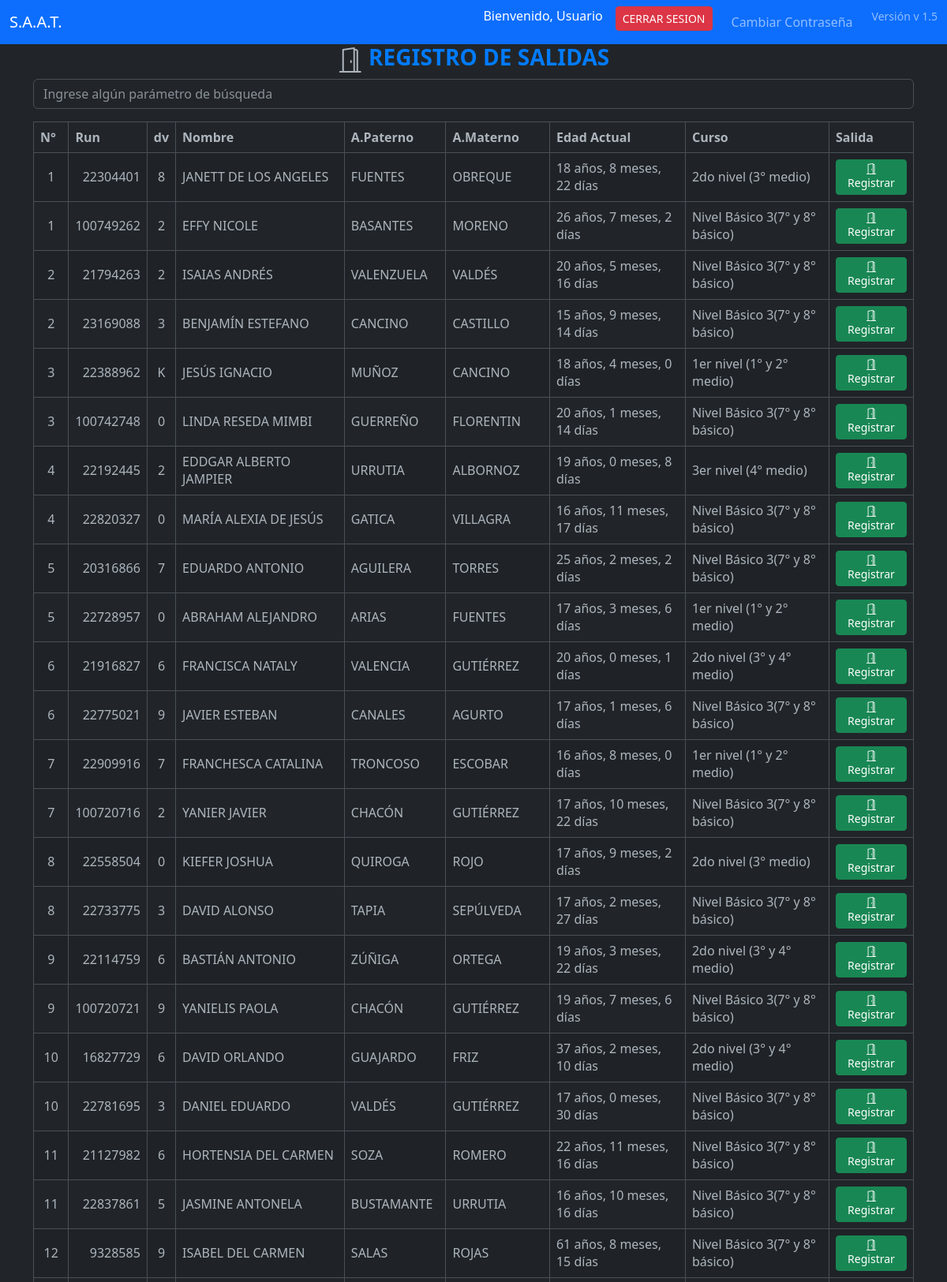
Screenshot of /pages/ingresos/in.salida.php (upper part) with the database file from the repository.
### tables this page shows
CREATE TABLE IF NOT EXISTS `alum` (
  `idalum` int NOT NULL AUTO_INCREMENT,
  `run` int NOT NULL,
  `digv` varchar(5) NOT NULL,
  `nombres` varchar(45) NOT NULL,
  `apaterno` varchar(45) NOT NULL,
  `amaterno` varchar(45) DEFAULT NULL,
  `fnac` date NOT NULL,
  `celular` varchar(45) DEFAULT NULL,
  `telefono` varchar(45) DEFAULT NULL,
  `email` varchar(60) DEFAULT NULL,
  `direcc` varchar(60) NOT NULL,
  `comuna` varchar(45) NOT NULL,
  `codcomuna` varchar(45) DEFAULT NULL,
  `genero` varchar(1) DEFAULT NULL,
  `fincorpora` date NOT NULL,
  `fretiro` date DEFAULT NULL,
  `codetnia` int DEFAULT NULL,
  `rbd` int DEFAULT NULL,
  `anio` year DEFAULT NULL,
  `n_lista` int DEFAULT NULL,
  `codtipoense` int DEFAULT NULL,
  `codgrado` int DEFAULT NULL,
  `descgrado` varchar(300) DEFAULT NULL,
  `letracurso` varchar(1) DEFAULT NULL,
  `foto` varchar(60) DEFAULT NULL,
  `sectorestudiante` varchar(45) NOT NULL,
  `asistencia` int DEFAULT NULL,
  `promedio` decimal(7,1) DEFAULT NULL,
  `estado_civil` varchar(45) DEFAULT NULL,
  `nivelciclo` varchar(60) DEFAULT NULL,
  `tipoensenanza` varchar(50) DEFAULT NULL,
  `georreferencia` varchar(45) DEFAULT NULL,
  `especialidad` varchar(45) DEFAULT NULL,
  `nacionalidad` varchar(45) DEFAULT NULL,
  `matricula` int DEFAULT NULL,
  `trabaja` varchar(45) DEFAULT NULL,
  PRIMARY KEY (`idalum`,`run`),
  UNIQUE KEY `run_UNIQUE` (`run`)
);

### pages/ingresos/in.salida.php (the view, shortened to what this page needs)
<?php
include '../../includes/navbar.php';
$database = new Connection();
$db = $database->open();
$queryData = [];
try {
    $sqlAlumnos = "SELECT * FROM alum";
    $queryData = $db->query($sqlAlumnos)->fetchAll(PDO::FETCH_ASSOC);
} catch (PDOException $e) {
    echo '<div class="alert alert-danger" role="alert">Error al obtener datos: ' . $e->getMessage() . '</div>';
}
?>
<!DOCTYPE html>
<html lang="es" data-bs-theme="dark">
<head>
    <link href="https://cdn.jsdelivr.net/npm/bootstrap@5.3.0/dist/css/bootstrap.min.css" rel="stylesheet">
    <link rel="stylesheet" href="https://cdn.jsdelivr.net/npm/bootstrap-icons@1.10.5/font/bootstrap-icons.css">
    <link rel="stylesheet" href="https://code.jquery.com/ui/1.12.1/themes/base/jquery-ui.css">
</head>
<body>
<div class="container">
    <div class="col-md-12">
        <h3 class="page-header text-center">
            <i class="bi bi-door-open icon-header"></i>
            <span class="highlighted-text">REGISTRO DE SALIDAS</span>
        </h3>
        <?php if (!empty($queryData)): ?>
            <div class="input-group mb-3">
                <input id="FiltrarContenido" type="text" class="form-control" placeholder="Ingrese algún parámetro de búsqueda" aria-label="Alumno" aria-describedby="basic-addon1">
            </div>
            <table class="table table-bordered table-striped">
                <thead>
                    <tr>
                        <th>N°</th>
                        <th>Run</th>
                        <th>dv</th>
                        <th>Nombre</th>
                        <th>A.Paterno</th>
                        <th>A.Materno</th>
                        <th>Edad Actual</th>
                        <th>Curso</th>
                        <th>Salida</th>
                    </tr>
                </thead>
                <tbody class="BusquedaRapida">
                    <?php foreach ($queryData as $row): ?>
                        <tr>
                            <td align="center" valign="middle"><?php echo $row['idalum']; ?></td>
                            <td align="right" valign="middle"><?php echo $row['run']; ?></td>
                            <td align="center" valign="middle"><?php echo $row['digv']; ?></td>
                            <td align="left" valign="middle"><?php echo $row['nombres']; ?></td>
                            <td align="left" valign="middle"><?php echo $row['apaterno']; ?></td>
                            <td align="left" valign="middle"><?php echo $row['amaterno']; ?></td>
                            <td align="left" valign="middle">
                                <?php
                                $fechaNacimiento = new DateTime($row['fnac']);
                                $fechaActual = new DateTime();
                                $diferencia = $fechaNacimiento->diff($fechaActual);
                                echo $diferencia->y . " años, " . $diferencia->m . " meses, " . $diferencia->d . " días";
                                ?>
                            </td>
                            <td align="left" valign="middle"><?php echo $row['descgrado']; ?></td>
                            <td align="center" valign="middle">
                                <a href="#salida_<?php echo $row['run']; ?>" data-bs-toggle="modal" class="btn btn-success btn-sm">
                                    <i class="bi bi-door-open"></i> Registrar
                                </a>
                            </td>
                        </tr>
                    <?php endforeach; ?>
                </tbody>
            </table>
        <?php else: ?>
            <div class="alert alert-warning" role="alert">
                No hay datos disponibles para mostrar.
            </div>
        <?php endif; ?>
    </div>
</div>
</body>
</html>

### pages/ingresos/in.salida.php (style rules this page uses)
.input-group { margin-bottom: 20px; }
.table th, .table td { vertical-align: middle; }
.highlighted-text { color: #007bff; font-weight: bold; }
.icon-header { font-size: 2rem; vertical-align: middle; }

### rows the page displays
alum: idalum "1", run "22304401", digv "8", nombres "JANETT DE LOS ANGELES", apaterno "FUENTES", amaterno "OBREQUE", fnac "18", fnac "8", fnac "22", descgrado "2do nivel (3° medio)"
alum: idalum "1", run "100749262", digv "2", nombres "EFFY NICOLE", apaterno "BASANTES", amaterno "MORENO", fnac "26", fnac "7", fnac "2", descgrado "Nivel Básico 3(7° y 8° básico)"
alum: idalum "2", run "21794263", digv "2", nombres "ISAIAS ANDRÉS", apaterno "VALENZUELA", amaterno "VALDÉS", fnac "20", fnac "5", fnac "16", descgrado "Nivel Básico 3(7° y 8° básico)"
alum: idalum "2", run "23169088", digv "3", nombres "BENJAMÍN ESTEFANO", apaterno "CANCINO", amaterno "CASTILLO", fnac "15", fnac "9", fnac "14", descgrado "Nivel Básico 3(7° y 8° básico)"
alum: idalum "3", run "22388962", digv "K", nombres "JESÚS IGNACIO", apaterno "MUÑOZ", amaterno "CANCINO", fnac "18", fnac "4", fnac "0", descgrado "1er nivel (1° y 2° medio)"
alum: idalum "3", run "100742748", digv "0", nombres "LINDA RESEDA MIMBI", apaterno "GUERREÑO", amaterno "FLORENTIN", fnac "20", fnac "1", fnac "14", descgrado "Nivel Básico 3(7° y 8° básico)"
alum: idalum "4", run "22192445", digv "2", nombres "EDDGAR ALBERTO JAMPIER", apaterno "URRUTIA", amaterno "ALBORNOZ", fnac "19", fnac "0", fnac "8", descgrado "3er nivel (4° medio)"
alum: idalum "4", run "22820327", digv "0", nombres "MARÍA ALEXIA DE JESÚS", apaterno "GATICA", amaterno "VILLAGRA", fnac "16", fnac "11", fnac "17", descgrado "Nivel Básico 3(7° y 8° básico)"
alum: idalum "5", run "20316866", digv "7", nombres "EDUARDO ANTONIO", apaterno "AGUILERA", amaterno "TORRES", fnac "25", fnac "2", descgrado "Nivel Básico 3(7° y 8° básico)"
alum: idalum "5", run "22728957", digv "0", nombres "ABRAHAM ALEJANDRO", apaterno "ARIAS", amaterno "FUENTES", fnac "17", fnac "3", fnac "6", descgrado "1er nivel (1° y 2° medio)"
alum: idalum "6", run "21916827", digv "6", nombres "FRANCISCA NATALY", apaterno "VALENCIA", amaterno "GUTIÉRREZ", fnac "20", fnac "0", fnac "1", descgrado "2do nivel (3° y 4° medio)"
alum: idalum "6", run "22775021", digv "9", nombres "JAVIER ESTEBAN", apaterno "CANALES", amaterno "AGURTO", descgrado "Nivel Básico 3(7° y 8° básico)"
alum: idalum "7", run "22909916", digv "7", nombres "FRANCHESCA CATALINA", apaterno "TRONCOSO", amaterno "ESCOBAR", fnac "16", fnac "8", fnac "0", descgrado "1er nivel (1° y 2° medio)"
alum: idalum "7", run "100720716", digv "2", nombres "YANIER JAVIER", apaterno "CHACÓN", amaterno "GUTIÉRREZ", fnac "17", fnac "10", fnac "22", descgrado "Nivel Básico 3(7° y 8° básico)"
alum: idalum "8", run "22558504", digv "0", nombres "KIEFER JOSHUA", apaterno "QUIROGA", amaterno "ROJO", fnac "17", fnac "9", fnac "2", descgrado "2do nivel (3° medio)"
alum: idalum "8", run "22733775", digv "3", nombres "DAVID ALONSO", apaterno "TAPIA", amaterno "SEPÚLVEDA", fnac "17", fnac "2", fnac "27", descgrado "Nivel Básico 3(7° y 8° básico)"
alum: idalum "9", run "22114759", digv "6", nombres "BASTIÁN ANTONIO", apaterno "ZÚÑIGA", amaterno "ORTEGA", fnac "19", fnac "3", fnac "22", descgrado "2do nivel (3° y 4° medio)"
alum: idalum "9", run "100720721", digv "9", nombres "YANIELIS PAOLA", apaterno "CHACÓN", amaterno "GUTIÉRREZ", fnac "19", fnac "7", fnac "6", descgrado "Nivel Básico 3(7° y 8° básico)"
alum: idalum "10", run "16827729", digv "6", nombres "DAVID ORLANDO", apaterno "GUAJARDO", amaterno "FRIZ", fnac "37", fnac "2", fnac "10", descgrado "2do nivel (3° y 4° medio)"
alum: idalum "10", run "22781695", digv "3", nombres "DANIEL EDUARDO", apaterno "VALDÉS", amaterno "GUTIÉRREZ", fnac "17", fnac "0", fnac "30", descgrado "Nivel Básico 3(7° y 8° básico)"
alum: idalum "11", run "21127982", digv "6", nombres "HORTENSIA DEL CARMEN", apaterno "SOZA", amaterno "ROMERO", fnac "22", fnac "11", fnac "16", descgrado "Nivel Básico 3(7° y 8° básico)"
alum: idalum "11", run "22837861", digv "5", nombres "JASMINE ANTONELA", apaterno "BUSTAMANTE", amaterno "URRUTIA", fnac "16", fnac "10", descgrado "Nivel Básico 3(7° y 8° básico)"
alum: idalum "12", run "9328585", digv "9", nombres "ISABEL DEL CARMEN", apaterno "SALAS", amaterno "ROJAS", fnac "61", fnac "8", fnac "15", descgrado "Nivel Básico 3(7° y 8° básico)"

### other values shown
$username "Usuario"
$appVersion "v 1.5"
